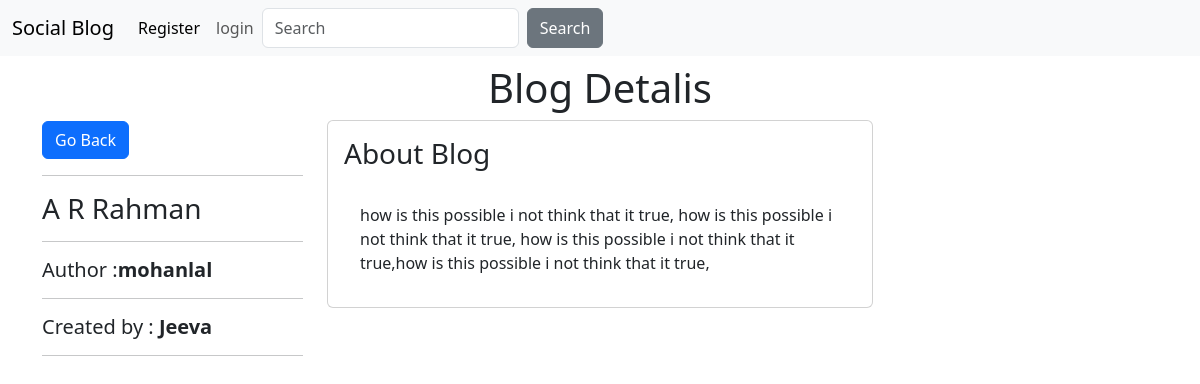
Page /know/4 on the committed database.
### blogapp/models.py (models this page shows, shortened)
class blogconts(models.Model):
    Blog_Id=models.AutoField(primary_key=True)
    Blog_name=models.CharField(max_length=150)
    created_by=models.CharField(max_length=100)
    photo_image=models.ImageField(upload_to="images/",blank=True,null=True)
    Blog_post=models.ForeignKey(User,on_delete=models.SET_NULL,null=True)
    Author_name=models.CharField(max_length=50)
    Blog_content=RichTextField(default="about blog content")
    stars=models.IntegerField(default=3)

### blogapp/views.py (the view)
# urls.py: path('know/<id>',views.know,name="know"),
def know(request,id):
    blog = blogconts.objects.filter(Blog_Id=id)
    context={'blog': blog}
    return render(request,'know.html',context)

### templates/know.html (shortened to what this page needs)
{% extends "base.html" %}
{% block body %}
<div class="container mt-2">
<h1 class="text-center"> Blog Detalis</h1>
<div class="row">
    {% for c in blog %}
<div class="col-md-3">
    <h3><a href="/" class="btn btn-primary"> Go Back</a></h3>
    <hr>
    <h3>
    {{c.Blog_name}}
    </h3>
    <hr>
    <h5>Author :<span><b>{{c.Author_name}}</b></span></h5>
    <hr>
    <h5>Created by : <span><b>{{c.created_by}}</b></span></h5>
    <hr>
</div>
<div class="col-md-6">
<div class="card p-3">
    <div class="card-title">
        <h3>About Blog</h3>
    </div>
    <div class="card-body">
        {{c.Blog_content | safe}}
    </div>
</div>
</div>
    {% endfor %}
{% endblock body %}

### rows in the picture
blogconts: Blog_name "A R Rahman", Author_name "mohanlal", created_by "Jeeva", Blog_content "how is this possible i not think that it true, how is this possible i not think that it true, how is this possible i not think that it true,how is this possible i not think that it true,"
